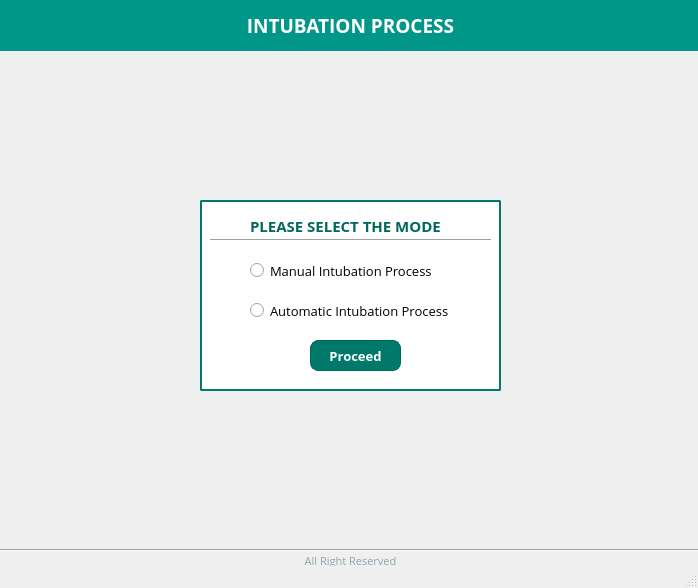
<?xml version="1.0" encoding="UTF-8"?>
<ui version="4.0">
 <class>selectWindow</class>
 <widget class="QMainWindow" name="selectWindow">
  <property name="geometry">
   <rect>
    <x>0</x>
    <y>0</y>
    <width>698</width>
    <height>588</height>
   </rect>
  </property>
  <property name="windowTitle">
   <string>Select the Mode</string>
  </property>
  <widget class="QWidget" name="centralwidget">
   <widget class="QLabel" name="label_3">
    <property name="geometry">
     <rect>
      <x>0</x>
      <y>0</y>
      <width>701</width>
      <height>51</height>
     </rect>
    </property>
    <property name="font">
     <font>
      <family>Open Sans</family>
      <pointsize>14</pointsize>
      <weight>75</weight>
      <bold>true</bold>
     </font>
    </property>
    <property name="styleSheet">
     <string notr="true"> QLabel {
   background: #009688;
   color:#fff;
 }</string>
    </property>
    <property name="text">
     <string>INTUBATION PROCESS</string>
    </property>
    <property name="alignment">
     <set>Qt::AlignCenter</set>
    </property>
    <property name="margin">
     <number>0</number>
    </property>
   </widget>
   <widget class="QGraphicsView" name="graphicsView_3">
    <property name="geometry">
     <rect>
      <x>200</x>
      <y>200</y>
      <width>301</width>
      <height>191</height>
     </rect>
    </property>
    <property name="styleSheet">
     <string notr="true">QGraphicsView
{
    color: #fff;
    background-color: #fff;
    border-width:2px;
    border-color: #00796B;
    border-style: solid;
    border-radius: 2px;
}
</string>
    </property>
   </widget>
   <widget class="QPushButton" name="btnProceed">
    <property name="enabled">
     <bool>true</bool>
    </property>
    <property name="geometry">
     <rect>
      <x>310</x>
      <y>340</y>
      <width>91</width>
      <height>31</height>
     </rect>
    </property>
    <property name="font">
     <font>
      <family>Open Sans</family>
      <pointsize>10</pointsize>
      <weight>75</weight>
      <bold>true</bold>
     </font>
    </property>
    <property name="styleSheet">
     <string notr="true">QPushButton
{
    color: #fff;
    background-color: #00796B;
    border-width:1px;
    border-color: #00695C;
    border-style: solid;
    border-radius: 8px;
    padding: 2px;
    padding-left: 5px;
    padding-right: 5px;
}



QPushButton:hover
{
    background-color: QLinearGradient( x1: 0, y1: 0, x2: 0, y2: 1, stop: 0 #018175, stop: 0.1 #018175, stop: 0.5 #018175, stop: 0.9 #018175, stop: 1 #018175);
}

QPushButton:pressed
{
   background-color: QLinearGradient( x1: 0, y1: 0, x2: 0, y2: 1, stop: 0 #02695F, stop: 0.1 #02695F, stop: 0.5 #02695F, stop: 0.9 #02695F, stop: 1 #02695F);
}</string>
    </property>
    <property name="text">
     <string>Proceed</string>
    </property>
    <property name="autoDefault">
     <bool>true</bool>
    </property>
   </widget>
   <widget class="QLabel" name="label_8">
    <property name="geometry">
     <rect>
      <x>0</x>
      <y>550</y>
      <width>701</width>
      <height>21</height>
     </rect>
    </property>
    <property name="font">
     <font>
      <family>Open Sans</family>
      <pointsize>8</pointsize>
      <weight>50</weight>
      <bold>false</bold>
     </font>
    </property>
    <property name="styleSheet">
     <string notr="true"> QLabel {
 
   color:#90A4AE;
 }</string>
    </property>
    <property name="text">
     <string>All Right Reserved</string>
    </property>
    <property name="alignment">
     <set>Qt::AlignCenter</set>
    </property>
    <property name="margin">
     <number>0</number>
    </property>
   </widget>
   <widget class="QLabel" name="label_2">
    <property name="geometry">
     <rect>
      <x>250</x>
      <y>210</y>
      <width>421</width>
      <height>31</height>
     </rect>
    </property>
    <property name="font">
     <font>
      <family>Open Sans</family>
      <pointsize>11</pointsize>
      <weight>75</weight>
      <italic>false</italic>
      <bold>true</bold>
     </font>
    </property>
    <property name="styleSheet">
     <string notr="true"> QLabel {
   color:#00695C;
 }
</string>
    </property>
    <property name="text">
     <string>PLEASE SELECT THE MODE</string>
    </property>
   </widget>
   <widget class="Line" name="line_2">
    <property name="geometry">
     <rect>
      <x>210</x>
      <y>230</y>
      <width>281</width>
      <height>21</height>
     </rect>
    </property>
    <property name="orientation">
     <enum>Qt::Horizontal</enum>
    </property>
   </widget>
   <widget class="QRadioButton" name="radioBtnManual">
    <property name="geometry">
     <rect>
      <x>250</x>
      <y>260</y>
      <width>191</width>
      <height>21</height>
     </rect>
    </property>
    <property name="font">
     <font>
      <family>Open Sans</family>
      <pointsize>10</pointsize>
     </font>
    </property>
    <property name="text">
     <string>Manual Intubation Process</string>
    </property>
   </widget>
   <widget class="Line" name="line_3">
    <property name="geometry">
     <rect>
      <x>0</x>
      <y>530</y>
      <width>701</width>
      <height>41</height>
     </rect>
    </property>
    <property name="orientation">
     <enum>Qt::Horizontal</enum>
    </property>
   </widget>
   <widget class="QRadioButton" name="radioBtnAuto">
    <property name="geometry">
     <rect>
      <x>250</x>
      <y>300</y>
      <width>221</width>
      <height>21</height>
     </rect>
    </property>
    <property name="font">
     <font>
      <family>Open Sans</family>
      <pointsize>10</pointsize>
     </font>
    </property>
    <property name="text">
     <string>Automatic Intubation Process</string>
    </property>
   </widget>
  </widget>
  <widget class="QStatusBar" name="statusbar"/>
 </widget>
 <tabstops>
  <tabstop>radioBtnManual</tabstop>
  <tabstop>radioBtnAuto</tabstop>
  <tabstop>btnProceed</tabstop>
  <tabstop>graphicsView_3</tabstop>
 </tabstops>
 <resources/>
 <connections/>
</ui>
